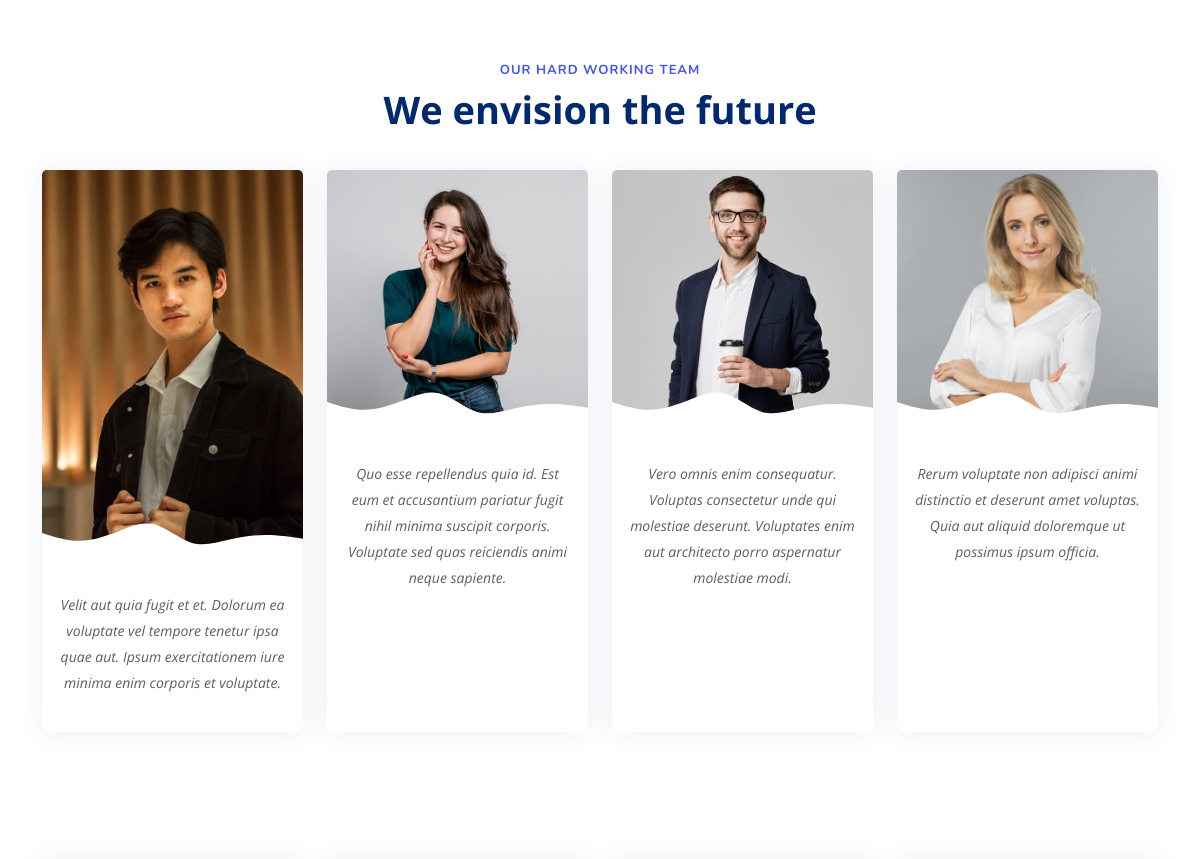
The app's page / (middle part), older data.
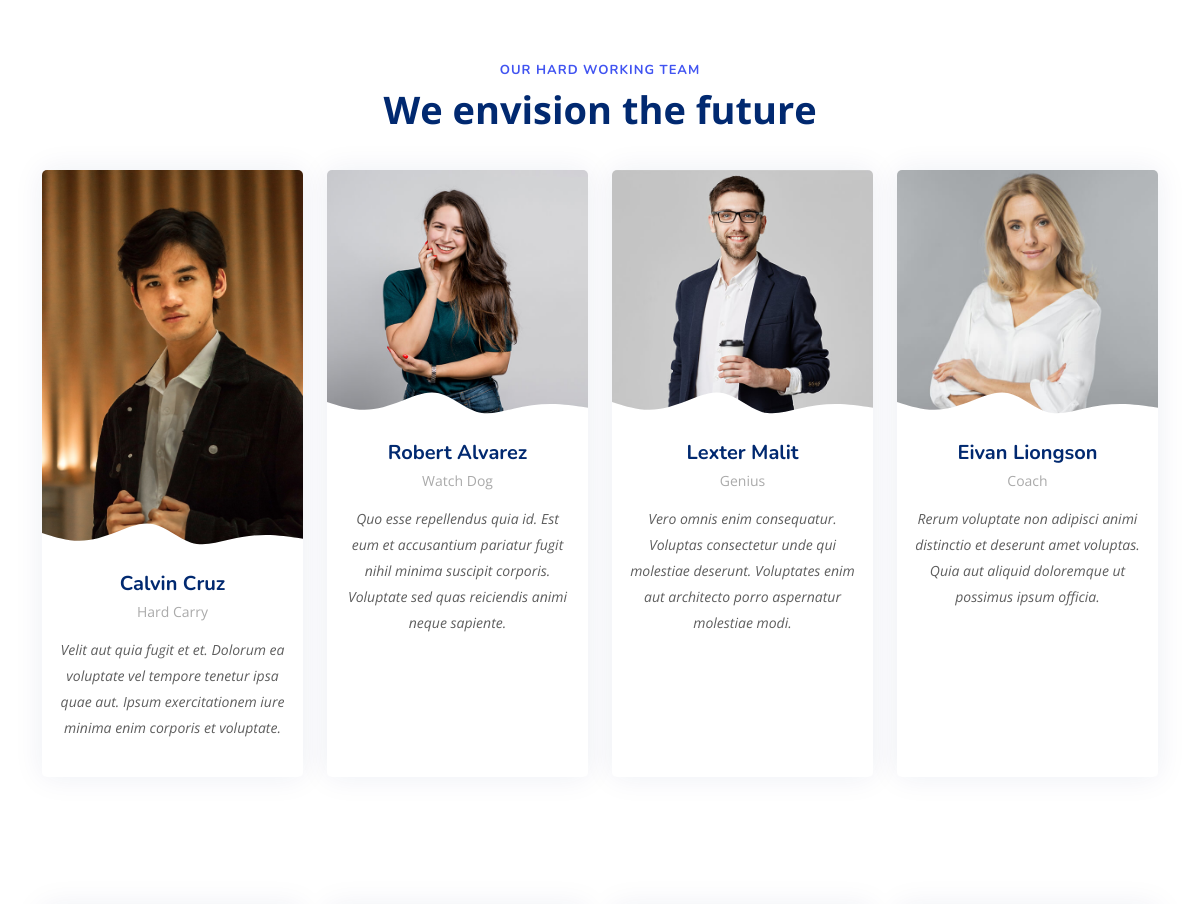
The same page, newer data.
### myApp/models.py (models this page shows)
class Member(models.Model):
    name = models.CharField(max_length=20)
    details = models.CharField(max_length=200)

### myApp/views.py (the view)
# urls.py: path('', views.index, name='index'),
def index(request):
    context = {
        'member':Member.objects.all()
    }
    return render(request, 'index.html', context)

### templates/index.html (shortened to what this page needs)
{% load static %}
<!DOCTYPE html>
<html lang="en">
<head>
  <link href="{% static 'assets/vendor/bootstrap/css/bootstrap.min.css' %}" rel="stylesheet">
  <link href="{% static 'assets/vendor/bootstrap-icons/bootstrap-icons.css' %}" rel="stylesheet">
  <link href="{% static 'assets/vendor/aos/aos.css' %}" rel="stylesheet">
  <link href="{% static 'assets/vendor/remixicon/remixicon.css' %}" rel="stylesheet">
  <link href="{% static 'assets/vendor/swiper/swiper-bundle.min.css' %}" rel="stylesheet">
  <link href="{% static 'assets/vendor/glightbox/css/glightbox.min.css' %}" rel="stylesheet">
  <link href="{% static 'assets/css/style.css' %}" rel="stylesheet">
</head>
<body>
  <main id="main">
    <section id="team" class="team">
      <div class="container" data-aos="fade-up">
        <header class="section-header">
          <h2>Our hard working team</h2>
          <p>We envision the future</p>
        </header>
        <div class="row gy-4">
          <div class="col-lg-3 col-md-6 d-flex align-items-stretch" data-aos="fade-up" data-aos-delay="100">
            <div class="member">
              <div class="member-img">
                <img src="{% static 'assets/img/team/team-1.jpg' %}" class="img-fluid" alt="">
              </div>
              <div class="member-info">
                <h4>{{member.0.name}}</h4>
                <span>{{member.0.details}}</span>
                <p>Velit aut quia fugit et et. Dolorum ea voluptate vel tempore tenetur ipsa quae aut. Ipsum exercitationem iure minima enim corporis et voluptate.</p>
              </div>
            </div>
          </div>
          <div class="col-lg-3 col-md-6 d-flex align-items-stretch" data-aos="fade-up" data-aos-delay="200">
            <div class="member">
              <div class="member-img">
                <img src="{% static 'assets/img/team/team-2.jpg' %}" class="img-fluid" alt="">
              </div>
              <div class="member-info">
                <h4>{{member.1.name}}</h4>
                <span>{{member.1.details}}</span>
                <p>Quo esse repellendus quia id. Est eum et accusantium pariatur fugit nihil minima suscipit corporis. Voluptate sed quas reiciendis animi neque sapiente.</p>
              </div>
            </div>
          </div>
          <div class="col-lg-3 col-md-6 d-flex align-items-stretch" data-aos="fade-up" data-aos-delay="300">
            <div class="member">
              <div class="member-img">
                <img src="{% static 'assets/img/team/team-3.jpg' %}" class="img-fluid" alt="">
              </div>
              <div class="member-info">
                <h4>{{member.2.name}}</h4>
                <span>{{member.2.details}}</span>
                <p>Vero omnis enim consequatur. Voluptas consectetur unde qui molestiae deserunt. Voluptates enim aut architecto porro aspernatur molestiae modi.</p>
              </div>
            </div>
          </div>
          <div class="col-lg-3 col-md-6 d-flex align-items-stretch" data-aos="fade-up" data-aos-delay="400">
            <div class="member">
              <div class="member-img">
                <img src="{% static 'assets/img/team/team-4.jpg' %}" class="img-fluid" alt="">
              </div>
              <div class="member-info">
                <h4>{{member.3.name}}</h4>
                <span>{{member.3.details}}</span>
                <p>Rerum voluptate non adipisci animi distinctio et deserunt amet voluptas. Quia aut aliquid doloremque ut possimus ipsum officia.</p>
              </div>
            </div>
          </div>
        </div>
      </div>
    </section>
    <section id="counts" class="counts">
      <div class="container" data-aos="fade-up">
        <div class="row gy-4">
        </div>
      </div>
    </section>
  </main>
</body>
</html>

### static/assets/css/style.css (style rules this page uses)
:root { scroll-behavior: smooth; }
body { font-family: "Open Sans", sans-serif; color: #444444; }
h1, h2, h3, h4, h5, h6 { font-family: "Nunito", sans-serif; }
section { padding: 60px 0; overflow: hidden; }
.section-header { text-align: center; padding-bottom: 40px; }
.section-header h2 { font-size: 13px; letter-spacing: 1px; font-weight: 700; margin: 0; color: #4154f1; text-transform: uppercase; }
.section-header p { margin: 10px 0 0 0; padding: 0; font-size: 38px; line-height: 42px; font-weight: 700; color: #012970; }
.counts { padding: 70px 0 60px; }
.team { background: #fff; padding: 60px 0; }
.team .member { overflow: hidden; text-align: center; border-radius: 5px; background: #fff; box-shadow: 0px 0 30px rgba(1, 41, 112, 0.08); transition: 0.3s; }
.team .member .member-img { position: relative; overflow: hidden; }
.team .member .member-img:after { position: absolute; content: ""; left: 0; bottom: 0; height: 100%; width: 100%; background: url(../img/team-shape.svg) no-repeat center bottom; background-size: contain; z-index: 1; }
.team .member .member-info { padding: 10px 15px 20px 15px; }
.team .member .member-info h4 { font-weight: 700; margin-bottom: 5px; font-size: 20px; color: #012970; }
.team .member .member-info span { display: block; font-size: 14px; font-weight: 400; color: #aaaaaa; }
.team .member .member-info p { font-style: italic; font-size: 14px; padding-top: 15px; line-height: 26px; color: #5e5e5e; }

Row changes from the older to the newer data that the page shows:
added Member: name "Calvin Cruz", details "Hard Carry"
added Member: name "Robert Alvarez", details "Watch Dog"
added Member: name "Lexter Malit", details "Genius"
added Member: name "Eivan Liongson", details "Coach"
